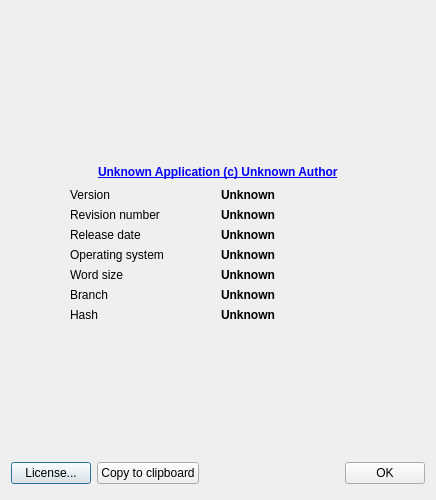
<?xml version="1.0" encoding="UTF-8"?>
<ui version="4.0">
 <class>Gui::Dialog::AboutApplication</class>
 <widget class="QDialog" name="Gui::Dialog::AboutApplication">
  <property name="geometry">
   <rect>
    <x>0</x>
    <y>0</y>
    <width>436</width>
    <height>500</height>
   </rect>
  </property>
  <property name="windowTitle">
   <string>About</string>
  </property>
  <property name="modal">
   <bool>true</bool>
  </property>
  <layout class="QGridLayout" name="gridLayout">
   <item row="0" column="0" colspan="3">
    <widget class="QLabel" name="labelSplashPicture">
     <property name="text">
      <string/>
     </property>
     <property name="pixmap">
      <pixmap resource="Icons/resource.qrc">:/icons/EDsplash.png</pixmap>
     </property>
     <property name="alignment">
      <set>Qt::AlignCenter</set>
     </property>
    </widget>
   </item>
   <item row="1" column="1">
    <spacer>
     <property name="orientation">
      <enum>Qt::Vertical</enum>
     </property>
     <property name="sizeHint" stdset="0">
      <size>
       <width>20</width>
       <height>20</height>
      </size>
     </property>
    </spacer>
   </item>
   <item row="2" column="0">
    <spacer>
     <property name="orientation">
      <enum>Qt::Horizontal</enum>
     </property>
     <property name="sizeHint" stdset="0">
      <size>
       <width>31</width>
       <height>20</height>
      </size>
     </property>
    </spacer>
   </item>
   <item row="2" column="1">
    <layout class="QVBoxLayout">
     <property name="spacing">
      <number>6</number>
     </property>
     <property name="margin">
      <number>0</number>
     </property>
     <item>
      <layout class="QHBoxLayout">
       <property name="spacing">
        <number>6</number>
       </property>
       <property name="margin">
        <number>0</number>
       </property>
       <item>
        <spacer>
         <property name="orientation">
          <enum>Qt::Horizontal</enum>
         </property>
         <property name="sizeHint" stdset="0">
          <size>
           <width>31</width>
           <height>20</height>
          </size>
         </property>
        </spacer>
       </item>
       <item>
        <widget class="Gui::UrlLabel" name="labelAuthor">
         <property name="text">
          <string notr="true">&lt;html&gt;&lt;head/&gt;&lt;body&gt;&lt;p&gt;&lt;span style=&quot; font-family: MS Shell Dlg 2; font-weight:600; text-decoration: underline; color:#0000ff;&quot;&gt; Unknown Application (c) Unknown Author&lt;/span&gt;&lt;/p&gt;&lt;/body&gt;&lt;/html&gt;</string>
         </property>
        </widget>
       </item>
       <item>
        <spacer>
         <property name="orientation">
          <enum>Qt::Horizontal</enum>
         </property>
         <property name="sizeHint" stdset="0">
          <size>
           <width>31</width>
           <height>20</height>
          </size>
         </property>
        </spacer>
       </item>
      </layout>
     </item>
     <item>
      <layout class="QGridLayout">
       <property name="margin">
        <number>0</number>
       </property>
       <property name="spacing">
        <number>6</number>
       </property>
       <item row="4" column="0">
        <widget class="QLabel" name="labelPlatform">
         <property name="text">
          <string>Word size</string>
         </property>
        </widget>
       </item>
       <item row="4" column="1">
        <widget class="QLabel" name="labelBuildPlatform">
         <property name="text">
          <string notr="true">&lt;html&gt;&lt;head/&gt;&lt;body&gt;&lt;p&gt;&lt;span style=&quot; font-family: MS Shell Dlg 2; font-weight:600;&quot;&gt;Unknown&lt;/span&gt;&lt;/p&gt;&lt;/body&gt;&lt;/html&gt;</string>
         </property>
        </widget>
       </item>
       <item row="2" column="0">
        <widget class="QLabel" name="labelDate">
         <property name="text">
          <string>Release date</string>
         </property>
        </widget>
       </item>
       <item row="1" column="1">
        <widget class="QLabel" name="labelBuildRevision">
         <property name="text">
          <string notr="true">&lt;html&gt;&lt;head/&gt;&lt;body&gt;&lt;p&gt;&lt;span style=&quot; font-family: MS Shell Dlg 2; font-weight:600;&quot;&gt;Unknown&lt;/span&gt;&lt;/p&gt;&lt;/body&gt;&lt;/html&gt;</string>
         </property>
        </widget>
       </item>
       <item row="2" column="1">
        <widget class="QLabel" name="labelBuildDate">
         <property name="text">
          <string notr="true">&lt;html&gt;&lt;head/&gt;&lt;body&gt;&lt;p&gt;&lt;span style=&quot; font-family: MS Shell Dlg 2; font-weight:600;&quot;&gt;Unknown&lt;/span&gt;&lt;/p&gt;&lt;/body&gt;&lt;/html&gt;</string>
         </property>
        </widget>
       </item>
       <item row="1" column="0">
        <widget class="QLabel" name="labelRevision">
         <property name="text">
          <string>Revision number</string>
         </property>
        </widget>
       </item>
       <item row="0" column="1">
        <widget class="QLabel" name="labelBuildVersion">
         <property name="text">
          <string notr="true">&lt;html&gt;&lt;head/&gt;&lt;body&gt;&lt;p&gt;&lt;span style=&quot; font-family: MS Shell Dlg 2; font-weight:600;&quot;&gt;Unknown&lt;/span&gt;&lt;/p&gt;&lt;/body&gt;&lt;/html&gt;</string>
         </property>
        </widget>
       </item>
       <item row="0" column="0">
        <widget class="QLabel" name="labelVersion">
         <property name="text">
          <string>Version</string>
         </property>
        </widget>
       </item>
       <item row="6" column="0">
        <widget class="QLabel" name="labelBranch">
         <property name="text">
          <string notr="true">Branch</string>
         </property>
        </widget>
       </item>
       <item row="6" column="1">
        <widget class="QLabel" name="labelBuildBranch">
         <property name="text">
          <string notr="true">&lt;html&gt;&lt;head/&gt;&lt;body&gt;&lt;p&gt;&lt;span style=&quot; font-family: MS Shell Dlg 2; font-weight:600;&quot;&gt;Unknown&lt;/span&gt;&lt;/p&gt;&lt;/body&gt;&lt;/html&gt;</string>
         </property>
        </widget>
       </item>
       <item row="7" column="1">
        <widget class="QLabel" name="labelBuildHash">
         <property name="text">
          <string notr="true">&lt;html&gt;&lt;head/&gt;&lt;body&gt;&lt;p&gt;&lt;span style=&quot; font-family: MS Shell Dlg 2; font-weight:600;&quot;&gt;Unknown&lt;/span&gt;&lt;/p&gt;&lt;/body&gt;&lt;/html&gt;</string>
         </property>
        </widget>
       </item>
       <item row="7" column="0">
        <widget class="QLabel" name="labelHash">
         <property name="text">
          <string notr="true">Hash</string>
         </property>
        </widget>
       </item>
       <item row="3" column="0">
        <widget class="QLabel" name="labelOS">
         <property name="text">
          <string>Operating system</string>
         </property>
        </widget>
       </item>
       <item row="3" column="1">
        <widget class="QLabel" name="labelBuildOS">
         <property name="text">
          <string notr="true">&lt;html&gt;&lt;head/&gt;&lt;body&gt;&lt;p&gt;&lt;span style=&quot; font-family: MS Shell Dlg 2; font-weight:600;&quot;&gt;Unknown&lt;/span&gt;&lt;/p&gt;&lt;/body&gt;&lt;/html&gt;</string>
         </property>
        </widget>
       </item>
      </layout>
     </item>
    </layout>
   </item>
   <item row="2" column="2">
    <spacer>
     <property name="orientation">
      <enum>Qt::Horizontal</enum>
     </property>
     <property name="sizeHint" stdset="0">
      <size>
       <width>31</width>
       <height>20</height>
      </size>
     </property>
    </spacer>
   </item>
   <item row="3" column="1">
    <spacer>
     <property name="orientation">
      <enum>Qt::Vertical</enum>
     </property>
     <property name="sizeHint" stdset="0">
      <size>
       <width>20</width>
       <height>21</height>
      </size>
     </property>
    </spacer>
   </item>
   <item row="4" column="0" colspan="3">
    <layout class="QHBoxLayout">
     <property name="spacing">
      <number>6</number>
     </property>
     <property name="margin">
      <number>0</number>
     </property>
     <item>
      <widget class="QPushButton" name="licenseButton">
       <property name="text">
        <string>License...</string>
       </property>
      </widget>
     </item>
     <item>
      <widget class="QPushButton" name="copyButton">
       <property name="text">
        <string>Copy to clipboard</string>
       </property>
      </widget>
     </item>
     <item>
      <spacer>
       <property name="orientation">
        <enum>Qt::Horizontal</enum>
       </property>
       <property name="sizeHint" stdset="0">
        <size>
         <width>160</width>
         <height>31</height>
        </size>
       </property>
      </spacer>
     </item>
     <item>
      <widget class="QPushButton" name="okButton">
       <property name="text">
        <string>OK</string>
       </property>
      </widget>
     </item>
    </layout>
   </item>
  </layout>
 </widget>
 <customwidgets>
  <customwidget>
   <class>Gui::UrlLabel</class>
   <extends>QLabel</extends>
   <header>Gui/Widgets.h</header>
  </customwidget>
 </customwidgets>
 <resources>
  <include location="Icons/resource.qrc"/>
 </resources>
 <connections>
  <connection>
   <sender>okButton</sender>
   <signal>clicked()</signal>
   <receiver>Gui::Dialog::AboutApplication</receiver>
   <slot>accept()</slot>
   <hints>
    <hint type="sourcelabel">
     <x>278</x>
     <y>253</y>
    </hint>
    <hint type="destinationlabel">
     <x>96</x>
     <y>254</y>
    </hint>
   </hints>
  </connection>
 </connections>
</ui>
